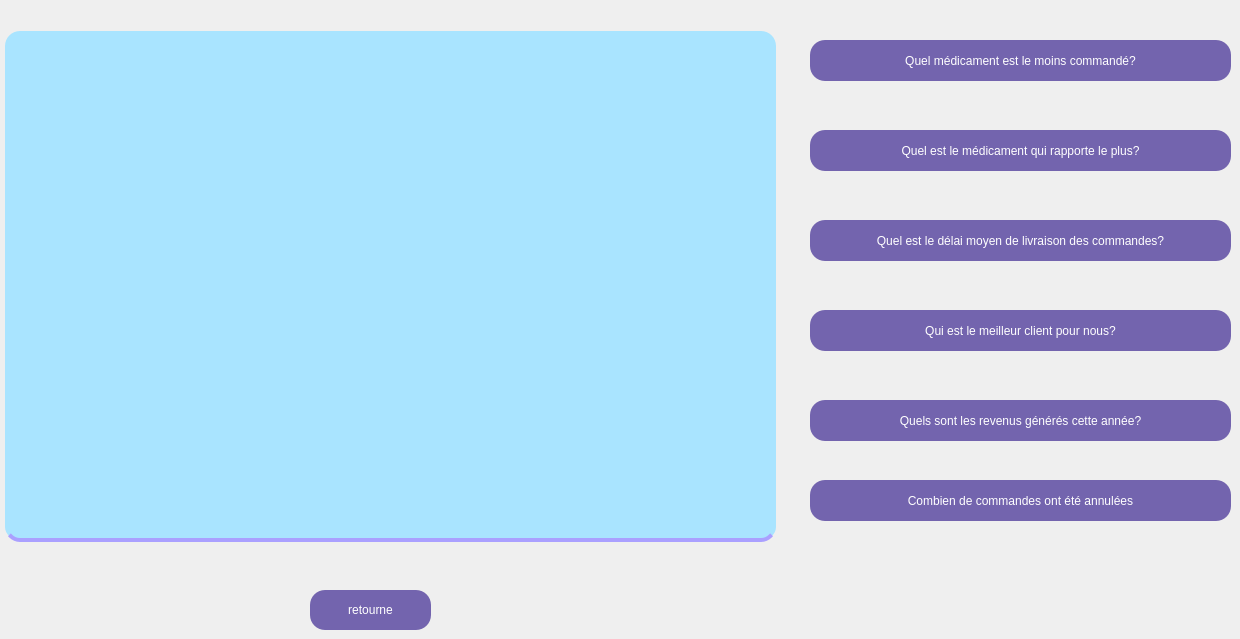
     <widget class="QWidget" name="tab_13">
      <attribute name="title">
       <string>Page</string>
      </attribute>
      <widget class="QPushButton" name="commande_annulees">
       <property name="geometry">
        <rect>
         <x>810</x>
         <y>480</y>
         <width>421</width>
         <height>41</height>
        </rect>
       </property>
       <property name="styleSheet">
        <string notr="true">QPushButton
{
border:none;
color: white;
background-color: rgb(115, 100, 174);
font: 700 9pt &quot;Segoe UI&quot;;
border-radius:15px;
min-width: 80px; 
min-height: 30px; 
}

QPushButton:Hover
{
background-color: rgb(75,0,130);
}
QPushButton:pressed
{
border-bottom:5px solid rgb(75,0,130);
}


</string>
       </property>
       <property name="text">
        <string>Combien de commandes ont été annulées</string>
       </property>
      </widget>
      <widget class="QPushButton" name="meilleur_client">
       <property name="geometry">
        <rect>
         <x>810</x>
         <y>310</y>
         <width>421</width>
         <height>41</height>
        </rect>
       </property>
       <property name="styleSheet">
        <string notr="true">QPushButton
{
border:none;
color: white;
background-color: rgb(115, 100, 174);
font: 700 9pt &quot;Segoe UI&quot;;
border-radius:15px;
min-width: 80px; 
min-height: 30px; 
}

QPushButton:Hover
{
background-color: rgb(75,0,130);
}
QPushButton:pressed
{
border-bottom:5px solid rgb(75,0,130);
}


</string>
       </property>
       <property name="text">
        <string>Qui est le meilleur client pour nous?</string>
       </property>
      </widget>
      <widget class="QPushButton" name="med_moins_cmd">
       <property name="geometry">
        <rect>
         <x>810</x>
         <y>40</y>
         <width>421</width>
         <height>41</height>
        </rect>
       </property>
       <property name="styleSheet">
        <string notr="true">QPushButton
{
border:none;
color: white;
background-color: rgb(115, 100, 174);
font: 700 9pt &quot;Segoe UI&quot;;
border-radius:15px;
min-width: 80px; 
min-height: 30px; 
}

QPushButton:Hover
{
background-color: rgb(75,0,130);
}
QPushButton:pressed
{
border-bottom:5px solid rgb(75,0,130);
}


</string>
       </property>
       <property name="text">
        <string>Quel médicament est le moins commandé?</string>
       </property>
      </widget>
      <widget class="QPushButton" name="revenue_annee">
       <property name="geometry">
        <rect>
         <x>810</x>
         <y>400</y>
         <width>421</width>
         <height>41</height>
        </rect>
       </property>
       <property name="styleSheet">
        <string notr="true">QPushButton
{
border:none;
color: white;
background-color: rgb(115, 100, 174);
font: 700 9pt &quot;Segoe UI&quot;;
border-radius:15px;
min-width: 80px; 
min-height: 30px; 
}

QPushButton:Hover
{
background-color: rgb(75,0,130);
}
QPushButton:pressed
{
border-bottom:5px solid rgb(75,0,130);
}


</string>
       </property>
       <property name="text">
        <string>Quels sont les revenus générés cette année?</string>
       </property>
      </widget>
      <widget class="QPushButton" name="med_plus_rapporte">
       <property name="geometry">
        <rect>
         <x>810</x>
         <y>130</y>
         <width>421</width>
         <height>41</height>
        </rect>
       </property>
       <property name="styleSheet">
        <string notr="true">QPushButton
{
border:none;
color: white;
background-color: rgb(115, 100, 174);
font: 700 9pt &quot;Segoe UI&quot;;
border-radius:15px;
min-width: 80px; 
min-height: 30px; 
}

QPushButton:Hover
{
background-color: rgb(75,0,130);
}
QPushButton:pressed
{
border-bottom:5px solid rgb(75,0,130);
}


</string>
       </property>
       <property name="text">
        <string>Quel est le médicament qui rapporte le plus?</string>
       </property>
      </widget>
      <widget class="QPushButton" name="delai_moy">
       <property name="geometry">
        <rect>
         <x>810</x>
         <y>220</y>
         <width>421</width>
         <height>41</height>
        </rect>
       </property>
       <property name="styleSheet">
        <string notr="true">QPushButton
{
border:none;
color: white;
background-color: rgb(115, 100, 174);
font: 700 9pt &quot;Segoe UI&quot;;
border-radius:15px;
min-width: 80px; 
min-height: 30px; 
}

QPushButton:Hover
{
background-color: rgb(75,0,130);
}
QPushButton:pressed
{
border-bottom:5px solid rgb(75,0,130);
}


</string>
       </property>
       <property name="text">
        <string>Quel est le délai moyen de livraison des commandes?</string>
       </property>
      </widget>
      <widget class="QTextBrowser" name="browser_com">
       <property name="geometry">
        <rect>
         <x>5</x>
         <y>31</y>
         <width>771</width>
         <height>511</height>
        </rect>
       </property>
       <property name="styleSheet">
        <string notr="true">QTextBrowser
{
    color: black;
    background-color: rgb(169, 228, 255);
    border: none;
    border-bottom: 4px solid rgb(170, 160, 255);
    border-radius: 15px;
}

QTextBrowser:focus
{
    border: 4px solid rgb(170, 160, 255);
}
</string>
       </property>
      </widget>
      <widget class="QPushButton" name="retourne_2_com">
       <property name="geometry">
        <rect>
         <x>310</x>
         <y>590</y>
         <width>121</width>
         <height>40</height>
        </rect>
       </property>
       <property name="styleSheet">
        <string notr="true">QPushButton
{
border:none;
color: white;
background-color: rgb(115, 100, 174);
font: 700 9pt &quot;Segoe UI&quot;;
border-radius:15px;
min-width: 80px; 
min-height: 30px; 
}

QPushButton:Hover
{
background-color: rgb(75,0,130);
}
QPushButton:pressed
{
border-bottom:5px solid rgb(75,0,130);
}


</string>
       </property>
       <property name="text">
        <string>retourne</string>
       </property>
      </widget>
     </widget>
